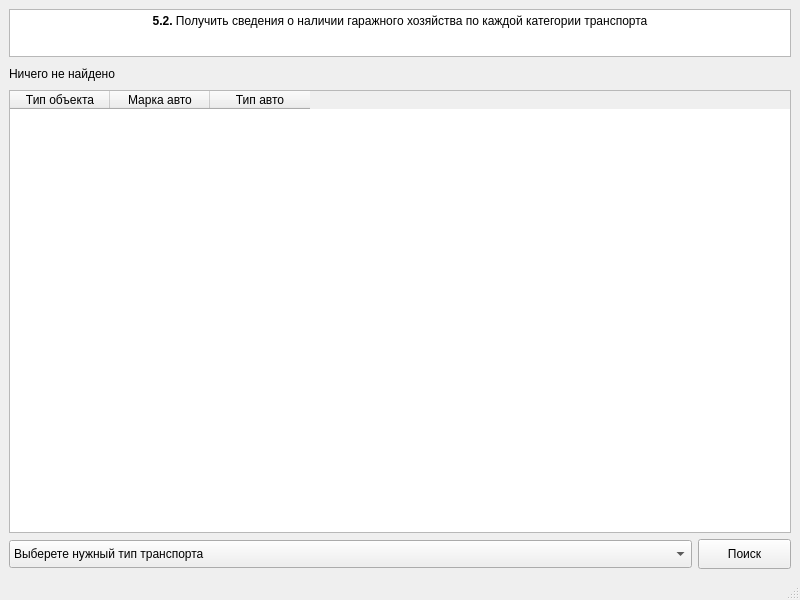
<?xml version="1.0" encoding="UTF-8"?>
<ui version="4.0">
 <class>MainWindow</class>
 <widget class="QMainWindow" name="MainWindow">
  <property name="windowModality">
   <enum>Qt::NonModal</enum>
  </property>
  <property name="geometry">
   <rect>
    <x>0</x>
    <y>0</y>
    <width>800</width>
    <height>600</height>
   </rect>
  </property>
  <property name="minimumSize">
   <size>
    <width>0</width>
    <height>0</height>
   </size>
  </property>
  <property name="maximumSize">
   <size>
    <width>16777215</width>
    <height>16777210</height>
   </size>
  </property>
  <property name="windowTitle">
   <string>Запрос 5.2</string>
  </property>
  <widget class="QWidget" name="centralwidget">
   <layout class="QVBoxLayout" name="verticalLayout_3">
    <item>
     <layout class="QVBoxLayout" name="verticalLayout">
      <item>
       <widget class="QTextBrowser" name="textBrowser">
        <property name="enabled">
         <bool>true</bool>
        </property>
        <property name="maximumSize">
         <size>
          <width>16777215</width>
          <height>48</height>
         </size>
        </property>
        <property name="html">
         <string>&lt;!DOCTYPE HTML PUBLIC &quot;-//W3C//DTD HTML 4.0//EN&quot; &quot;http://www.w3.org/TR/REC-html40/strict.dtd&quot;&gt;
&lt;html&gt;&lt;head&gt;&lt;meta name=&quot;qrichtext&quot; content=&quot;1&quot; /&gt;&lt;style type=&quot;text/css&quot;&gt;
p, li { white-space: pre-wrap; }
&lt;/style&gt;&lt;/head&gt;&lt;body style=&quot; font-family:'MS Shell Dlg 2'; font-size:7.8pt; font-weight:400; font-style:normal;&quot;&gt;
&lt;p align=&quot;center&quot; style=&quot; margin-top:0px; margin-bottom:0px; margin-left:0px; margin-right:0px; -qt-block-indent:0; text-indent:0px;&quot;&gt;&lt;span style=&quot; font-size:9pt; font-weight:600;&quot;&gt;5.2.&lt;/span&gt;&lt;span style=&quot; font-size:9pt;&quot;&gt; Получить сведения о наличии гаражного хозяйства по каждой категории транспорта&lt;/span&gt;&lt;/p&gt;&lt;/body&gt;&lt;/html&gt;</string>
        </property>
       </widget>
      </item>
      <item>
       <widget class="QLabel" name="label">
        <property name="maximumSize">
         <size>
          <width>16777215</width>
          <height>21</height>
         </size>
        </property>
        <property name="font">
         <font>
          <pointsize>9</pointsize>
         </font>
        </property>
        <property name="text">
         <string>Ничего не найдено</string>
        </property>
       </widget>
      </item>
     </layout>
    </item>
    <item>
     <layout class="QVBoxLayout" name="verticalLayout_2">
      <item>
       <widget class="QTableWidget" name="tableWidget">
        <property name="showGrid">
         <bool>true</bool>
        </property>
        <property name="gridStyle">
         <enum>Qt::SolidLine</enum>
        </property>
        <property name="sortingEnabled">
         <bool>false</bool>
        </property>
        <property name="wordWrap">
         <bool>true</bool>
        </property>
        <property name="cornerButtonEnabled">
         <bool>false</bool>
        </property>
        <property name="rowCount">
         <number>0</number>
        </property>
        <property name="columnCount">
         <number>3</number>
        </property>
        <column>
         <property name="text">
          <string>Тип объекта</string>
         </property>
         <property name="font">
          <font>
           <family>MS Shell Dlg 2</family>
           <pointsize>9</pointsize>
          </font>
         </property>
        </column>
        <column>
         <property name="text">
          <string>Марка авто</string>
         </property>
         <property name="font">
          <font>
           <family>MS Shell Dlg 2</family>
           <pointsize>9</pointsize>
          </font>
         </property>
        </column>
        <column>
         <property name="text">
          <string>Тип авто</string>
         </property>
         <property name="font">
          <font>
           <family>MS Shell Dlg 2</family>
           <pointsize>9</pointsize>
          </font>
         </property>
        </column>
       </widget>
      </item>
      <item>
       <layout class="QHBoxLayout" name="horizontalLayout">
        <item>
         <widget class="QComboBox" name="comboBox">
          <property name="maximumSize">
           <size>
            <width>16777215</width>
            <height>28</height>
           </size>
          </property>
          <property name="font">
           <font>
            <pointsize>9</pointsize>
           </font>
          </property>
          <item>
           <property name="text">
            <string>Выберете нужный тип транспорта</string>
           </property>
          </item>
          <item>
           <property name="text">
            <string>укпувып</string>
           </property>
          </item>
          <item>
           <property name="text">
            <string>вапыва</string>
           </property>
          </item>
          <item>
           <property name="text">
            <string>ывапыв</string>
           </property>
          </item>
          <item>
           <property name="text">
            <string>New Item</string>
           </property>
          </item>
         </widget>
        </item>
        <item>
         <widget class="QPushButton" name="pushButton">
          <property name="enabled">
           <bool>true</bool>
          </property>
          <property name="minimumSize">
           <size>
            <width>0</width>
            <height>30</height>
           </size>
          </property>
          <property name="maximumSize">
           <size>
            <width>93</width>
            <height>16777215</height>
           </size>
          </property>
          <property name="font">
           <font>
            <pointsize>9</pointsize>
           </font>
          </property>
          <property name="text">
           <string>Поиск</string>
          </property>
         </widget>
        </item>
       </layout>
      </item>
     </layout>
    </item>
   </layout>
  </widget>
  <widget class="QStatusBar" name="statusbar"/>
 </widget>
 <resources/>
 <connections/>
</ui>
